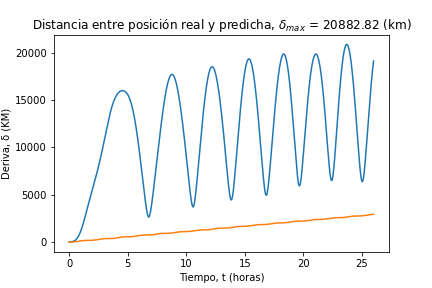

Write Python code to recreate this figure.
from scipy.integrate import odeint
import  matplotlib.pylab as plt
import numpy as sp
from eof import leer_eof
from time import perf_counter
#parametros
G = 6.67*10**-11 #Nm^2/kg^2
mt = 5.98*10**24 #kg 
omega = 2.*sp.pi/86400 #teta de tiempo
#funcion zpunto
def zpunto(z,t):
    #parámetros
    zp = sp.zeros(6)
    sin = sp.sin(omega*t)
    cos = sp.cos(omega*t)
    z1 = z[0:3]
    r2 = sp.dot(z1,z1)
    r = sp.sqrt(r2)
    #defino mis matrices de rotación
    R = sp.array([
        [cos,-sin,0],
        [sin,cos,0],
        [0,0,1]])
    
    dR_dt = sp.array([
        [-sin*omega,-cos*omega,0],
        [cos*omega, -sin*omega,0],
        [0,0,0]])   
    dR2_dt2 = sp.array([
        [-cos*omega**2,sin*omega**2,0],
        [-sin*omega**2,-cos*omega**2,0],
        [0,0,0]]) 
    
    #defino mi vector zp 
    zp[0:3] = z[3:6] 
    zp[3:6]= (-G*mt/r**3)*z[0:3]  - R.T@(dR2_dt2@z[0:3] + 2*dR_dt@z[3:6])
    return zp

#solución euler
def eulerint(zp,z0,t,Nsubdivisiones = 1):
    Nt = len(t)
    Ndim = len(sp.array(z0))
    z = sp.zeros((Nt,Ndim))
    z[0,:] = z0[:]
    for i in range(1,Nt):
        t_anterior = t[i-1]
        dt = (t[i] - t[i-1])/Nsubdivisiones
        z_temp = z[i-1,:].copy()
        for k in range(Nsubdivisiones):
            z_temp += dt * zpunto(z_temp,t_anterior + k*dt)
        z[i,:] = z_temp
    return z

#puntos reales
t, x, y, z, vx, vy, vz = leer_eof('S1B_OPER_AUX_POEORB_OPOD_20200816T110726_V20200726T225942_20200728T005942.EOF') 
z0 = sp.array([x[0],y[0],z[0],vx[0],vy[0],vz[0]]) #condicion de borde inicial

#puntos de predicción
t1 = perf_counter()
sol = odeint(zpunto,z0,t)
t2 = perf_counter()
print(t2-t1)
x_sol = sol[:,0]
y_sol = sol[:,1]
z_sol = sol[:,2]

zp = sol[:,:] 
t1 = perf_counter()
sol2 = eulerint(zp,z0,t,Nsubdivisiones = 1)
t2 = perf_counter()
print(t2-t1)
x_euler = sol2[:,0]
y_euler = sol2[:,1]
z_euler = sol2[:,2]
#formato gráfico
delta = sp.sqrt((x-x_sol)**2+(y-y_sol)**2+(z-z_sol)**2)
delta2 = sp.sqrt((x-x_euler)**2+(y-y_euler)**2+(z-z_euler)**2)
max1 = delta2.max()/1000
print(max1)
plt.plot(t/3600,delta2/1000)
plt.plot(t/3600,delta/1000)
plt.ylabel('Deriva, δ (KM)')
plt.xlabel('Tiempo, t (horas)')
plt.title('Distancia entre posición real y predicha, $δ_{max}$ = 20882.82 (km)')
plt.savefig('ploteo3.png')
plt.show()